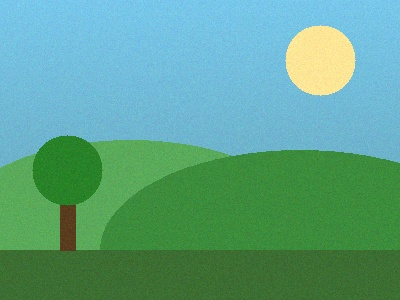
#> input picture CV_Unit2_Assignment/10_Sharpening/input.jpg, 400 x 300 px
$ python program.py
#> lines starting #> are read from the running program, lines starting #| are printed output that depends on the picture
"""
Program 10: Image Sharpening Using a Custom Kernel
Creates a sharpening kernel and applies it with cv2.filter2D().
"""
import cv2
import numpy as np

img = cv2.imread("input.jpg")
#> img is the input picture: shape (300, 400, 3); mean B, G, R 137, 162.8, 93.7

# Custom sharpening kernel:
# The center weight (9) boosts the current pixel while the four
# neighboring -1 weights subtract surrounding pixel values, which
# amplifies local intensity differences (edges) -> sharper look.
# The weights sum to 1, so overall image brightness is preserved.
sharpening_kernel = np.array([
    [ 0, -1,  0],
    [-1,  9, -1],
    [ 0, -1,  0]
])

sharpened = cv2.filter2D(img, -1, sharpening_kernel)
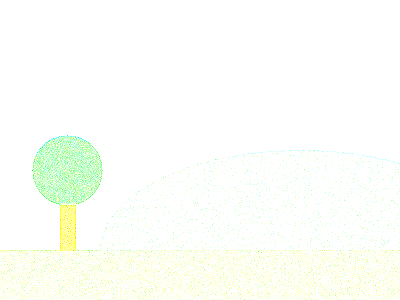
#> sharpened: shape (300, 400, 3); mean B, G, R 248.8, 255, 252.1

cv2.imwrite("output.png", sharpened)
print("Sharpening kernel used:\n", sharpening_kernel)
